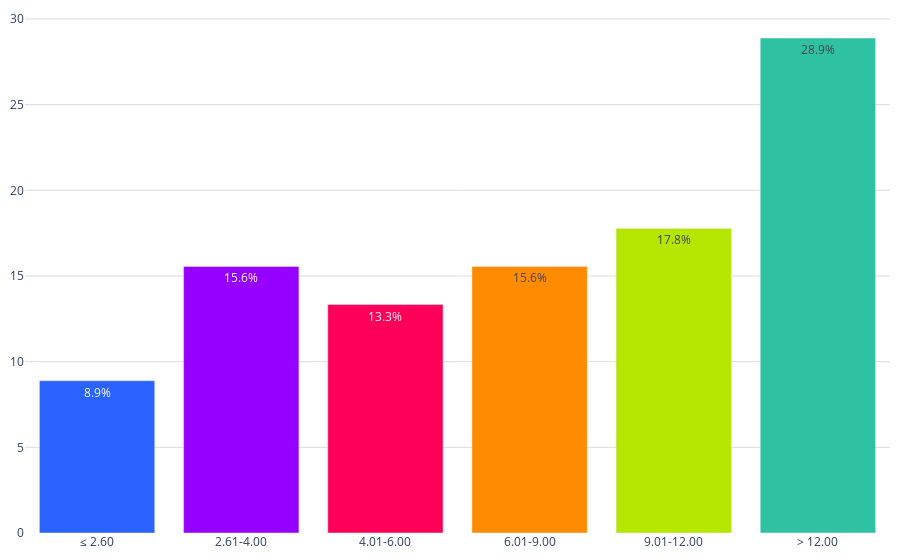

Notebook code cell kept with this figure:
### Code cell
labels = conteo_ingresos['rango_ingresos']
values = conteo_ingresos['porcentajes']
colores = ['#2962ff', '#9500ff', '#ff0059', '#ff8c00', '#b4e600', '#2EC2A2','#E50CB6']

fig = go.Figure()
fig.add_trace(go.Bar(
        x=labels, 
        y=values, 
        marker_color=colores,
        text=values,  # Texto que se mostrará en las barras (porcentaje)
        textposition='inside',  # Posición del texto (puede ser 'inside' o 'outside')
        texttemplate='%{text:.1f}%', 
    )
)    
fig.update_layout(
    #barmode='stack', 
    #title='Porcentaje de créditos en UMAS (2022)',
    #title_font_size = 22,
    yaxis=dict(
        #title='M', # Título del eje y
        gridcolor='#dddcda', # Color de las líneas que dividen los rangos del eje Y         
    ),  margin=dict(l=10, r=10, t=10, b=10),  # Ajusta los márgenes (left, right, top, bottom)
    plot_bgcolor='rgba(0,0,0,0)',  # Color de fondo del gráfico
    legend=dict(
        yanchor="top",
        y=0.99,
    )
)

# Exportar gráfica como archivo HTML
def guardar_grafico_como_html(fig, nombre_archivo, carpeta='assets\graficas'):
    # Crear la carpeta si no existe
    if not os.path.exists(carpeta):
        os.makedirs(carpeta)
    # Gráfica como archivo HTML en la carpeta especificada
    pio.write_html(fig, f'{carpeta}/{nombre_archivo}.html')
guardar_grafico_como_html(fig, 'g_bar_creditos_umas_2023', carpeta='assets\graficas')
fig.show()

### Figure 1 — Plotly figure (JSON) as saved in the notebook; plotly's stock layout.template omitted (floating-point values rounded to 4 significant figures)
{"data": [{"marker": {"color": ["#2962ff", "#9500ff", "#ff0059", "#ff8c00", "#b4e600", "#2EC2A2", "#E50CB6"]}, "text": [8.889, 15.56, 13.33, 15.56, 17.78, 28.89], "textposition": "inside", "texttemplate": "%{text:.1f}%", "type": "bar", "x": ["≤ 2.60", "2.61-4.00", "4.01-6.00", "6.01-9.00", "9.01-12.00", "> 12.00"], "y": [8.889, 15.56, 13.33, 15.56, 17.78, 28.89]}], "layout": {"legend": {"y": 0.99, "yanchor": "top"}, "margin": {"b": 10, "l": 10, "r": 10, "t": 10}, "plot_bgcolor": "rgba(0,0,0,0)", "yaxis": {"gridcolor": "#dddcda"}}}
